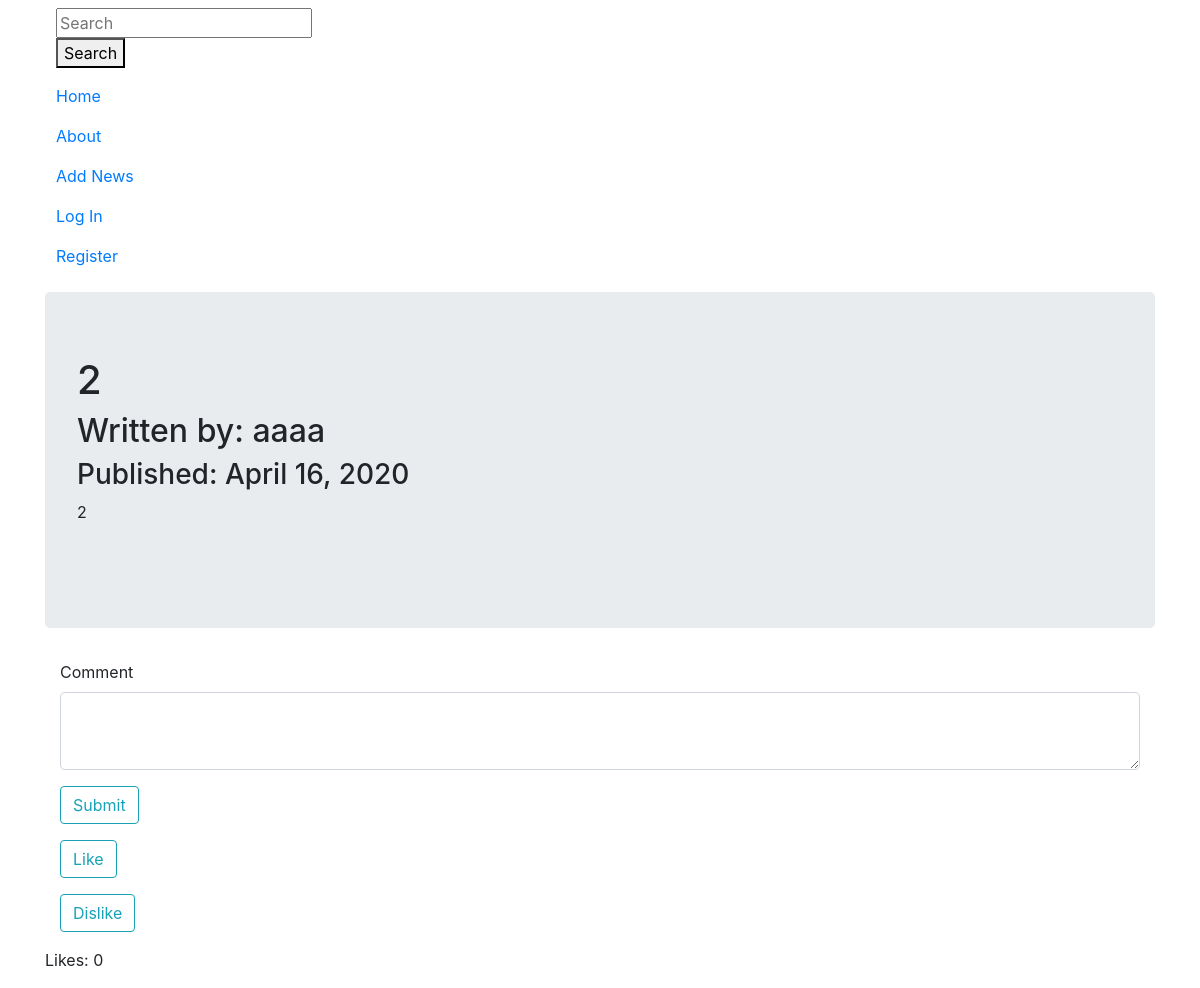
Page /2 on the earlier database version.
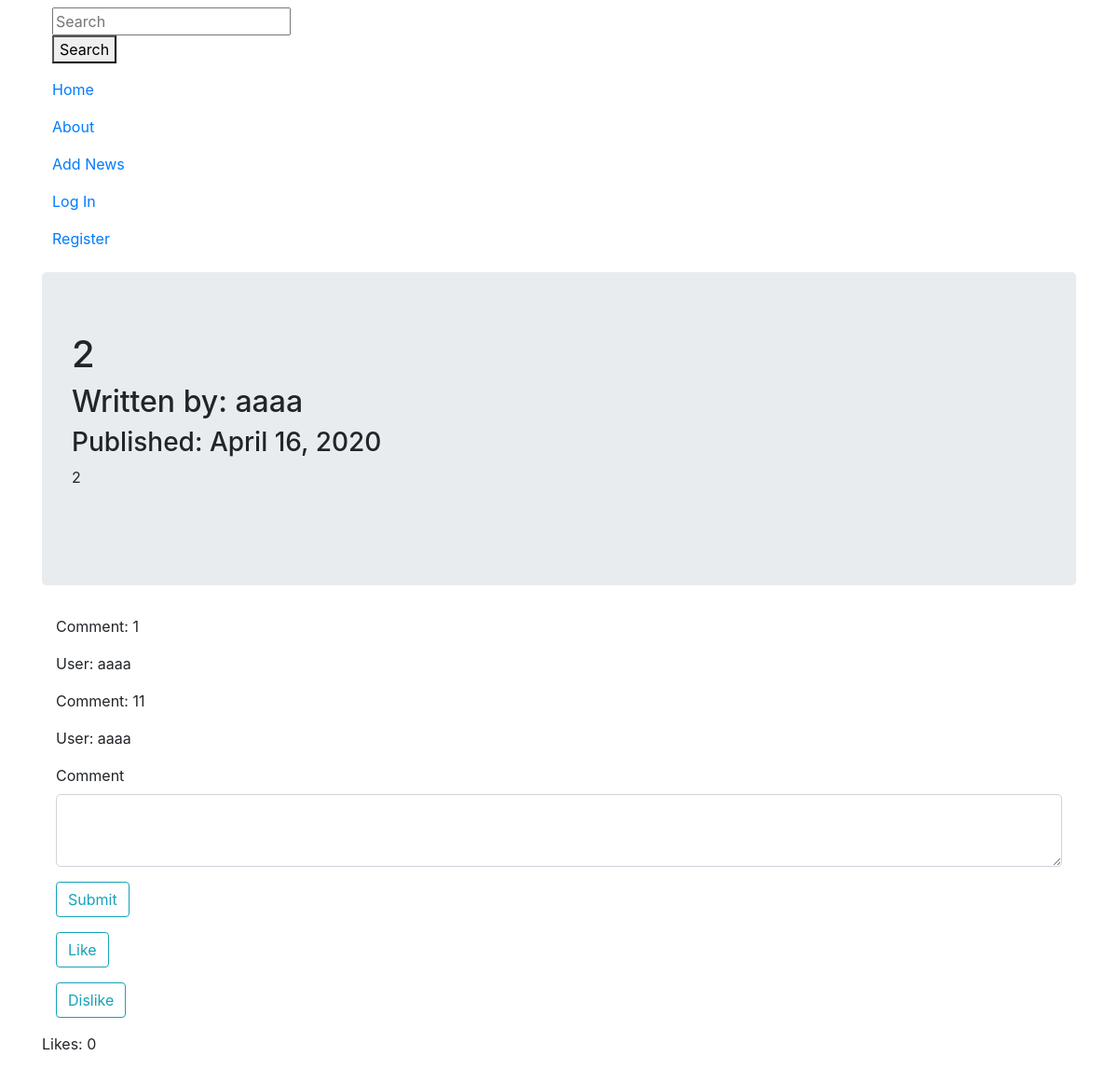
Same page on the later database version.
### news/models.py (models this page shows, shortened)
class Comment(db.Model):
    news_group = db.relationship(News)
    id = db.Column(db.Integer, primary_key=True)
    user_name = db.Column(db.Text, nullable=False)
    news_id = db.Column(db.Integer, db.ForeignKey('news.id'), nullable=False)
    date = db.Column(db.DateTime, nullable=False, default=datetime.utcnow)
    text = db.Column(db.Text, nullable=False)

### news/users/views.py (the view)
@users.route("/<username>")
def user_news(username):
    page = request.args.get('page', 1, type=int)
    user = User.query.filter_by(username=username).first_or_404()
    news = News.query.filter_by(author=user).order_by(
        News.date.desc()).paginate(page=page, per_page=5)
    return render_template('user_news.html', news=news, user=user)

### news/news_group/forms.py
class CommentForm(FlaskForm):
    text = TextAreaField('Comment', validators=[DataRequired()])
    submit_comment = SubmitField('Submit')

class LikesForm(FlaskForm):
    submit_like = SubmitField('Like')

### news/templates/view_news.html (shortened to what this page needs)
{%extends 'base.html'%}
{%block content%}
<div class="jumbotron">
    <h1>{{news.title}}</h1>
    <h2>Written by: {{news.author.username}}</h2>
    <h3>Published: {{news.date.strftime('%B %d, %Y')}}</h3>
    <p>{{news.text}}</p>
</div>
<div class="container">
    {% for comment in comments %}
    <p>Comment: {{comment.text}}</p>
    <p>User: {{comment.user_name}}</p>
    {% endfor %}
</div>
<div class=" container">
    <form class='form-group' method='POST'>
        <div class="form-group">
            {{form_comment.text.label(class='form-control-label')}}
            {{form_comment.text(class='form-control form-control-lg')}}
        </div>
        <div class="form-group">
            {{form_comment.submit_comment(class='btn btn-outline-info')}}
        </div>
    </form>
</div>
<div class="container">
    <form class='form-group' method='POST'>
        <div class="form-group">
            {{form_likes.submit_like(class='btn btn-outline-info')}}
        </div>
    </form>
</div>
<div class="container">
    <form class='form-group' method='POST'>
        <div class="form-group">
            {{form_dislikes.submit_dislike(class='btn btn-outline-info')}}
        </div>
    </form>
</div>
<p>Likes: {{news.likes}}</p>
{%endblock%}

Differences in the rows shown:
added Comment: text "1", user_name "aaaa"
added Comment: text "11", user_name "aaaa"
